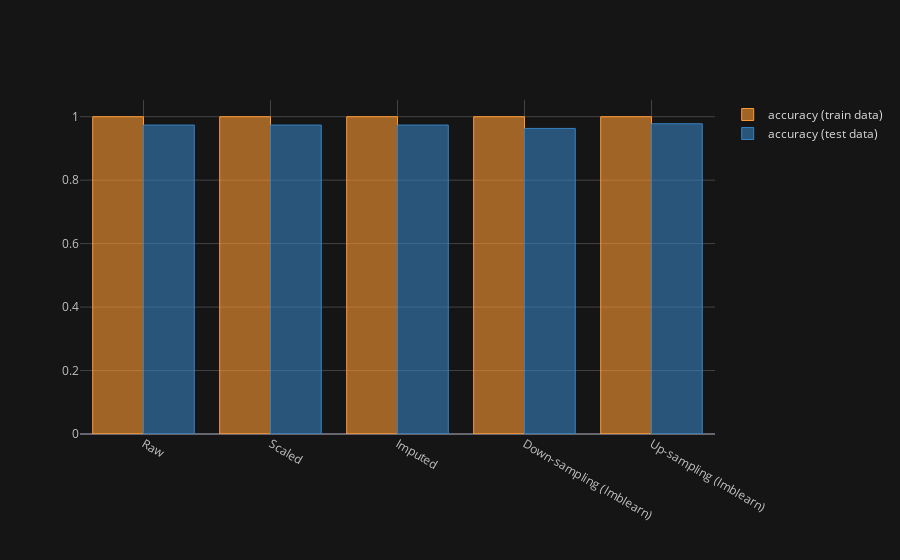

This figure's notebook cell:
### Code cell
# Changing the Criterion to entropy
classifier_entropy = DecisionTreeClassifier(criterion='entropy')
compare_parameters(classifier_entropy)

### Figure 1 — Plotly figure (JSON) as saved in the notebook; plotly's stock layout.template omitted (floating-point values rounded to 4 significant figures)
{"data": [{"marker": {"color": "rgba(255, 153, 51, 0.6)", "line": {"color": "rgba(255, 153, 51, 1.0)", "width": 1}}, "name": "accuracy (train data)", "orientation": "v", "text": "", "x": ["Raw", "Scaled", "Imputed", "Down-sampling (Imblearn)", "Up-sampling (Imblearn)"], "y": [1.0, 1.0, 1.0, 1.0, 1.0], "type": "bar"}, {"marker": {"color": "rgba(55, 128, 191, 0.6)", "line": {"color": "rgba(55, 128, 191, 1.0)", "width": 1}}, "name": "accuracy (test data)", "orientation": "v", "text": "", "x": ["Raw", "Scaled", "Imputed", "Down-sampling (Imblearn)", "Up-sampling (Imblearn)"], "y": [0.9737, 0.9737, 0.9737, 0.963, 0.9778], "type": "bar"}], "layout": {"legend": {"bgcolor": "#151516", "font": {"color": "#D9D9D9"}}, "paper_bgcolor": "#151516", "plot_bgcolor": "#151516", "title": {"font": {"color": "#D9D9D9"}}, "xaxis": {"gridcolor": "#434343", "showgrid": true, "tickfont": {"color": "#C2C2C2"}, "title": {"font": {"color": "#D9D9D9"}, "text": ""}, "zerolinecolor": "#666570"}, "yaxis": {"gridcolor": "#434343", "showgrid": true, "tickfont": {"color": "#C2C2C2"}, "title": {"font": {"color": "#D9D9D9"}, "text": ""}, "zerolinecolor": "#666570"}}}
